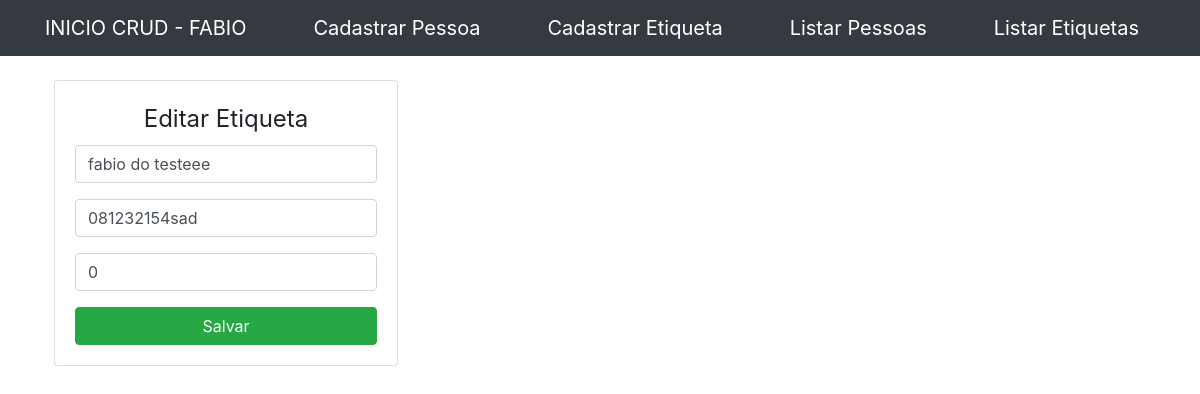
The app's page /edit/editar_etiqueta.php?id=5, older data.
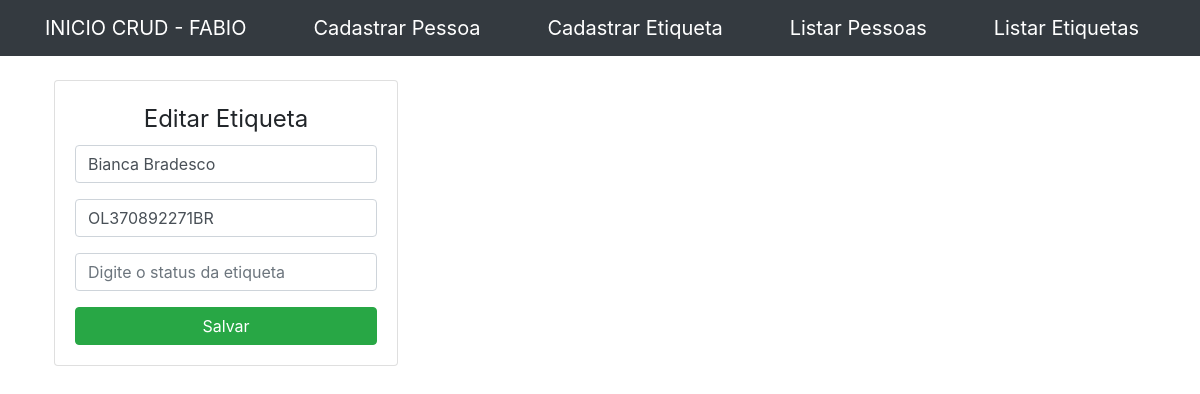
The same page, newer data.
### tables this page shows
CREATE TABLE `etiquetas` (
  `id` int(11) NOT NULL,
  `pessoa_id` int(11) NOT NULL,
  `nome_destinatario` varchar(255) NOT NULL,
  `etiqueta` varchar(60) NOT NULL,
  `data_consulta` timestamp NOT NULL DEFAULT CURRENT_TIMESTAMP,
  `status_etiqueta` varchar(50) NOT NULL
);

### edit/editar_etiqueta.php (the view, shortened to what this page needs)
<?php
include_once("../conexao/conexao.php");
$id = filter_input(INPUT_GET, 'id', FILTER_SANITIZE_NUMBER_INT);
$result_etiquetas = "SELECT * FROM etiquetas WHERE id = '$id'";
$result_total_etiquetas = mysqli_query($conn, $result_etiquetas);
$row_etiqueta = mysqli_fetch_assoc($result_total_etiquetas);
?>
<!DOCTYPE html>
<html lang="pt-br">
<head>
	<link rel="stylesheet" href="https://maxcdn.bootstrapcdn.com/bootstrap/4.0.0/css/bootstrap.min.css"
>
</head>
<body>
<nav class="navbar navbar-dark bg-dark">
    <div class="container">
        <a href="../index.php" class="navbar-brand"> INICIO CRUD - FABIO </a>
        <a href="../cadastros/cadastro_pessoa.php" class="navbar-brand">   Cadastrar Pessoa </a>
        <a href="../cadastros/cadastro_etiqueta.php" class="navbar-brand"> Cadastrar Etiqueta </a>
        <a href="../mostrar/listar.php" class="navbar-brand"> Listar Pessoas </a>
        <a href="../mostrar/listar_etiqueta.php" class="navbar-brand"> Listar Etiquetas </a>
    </div>
</nav>
<div class="container p-4">
    <div class="row">
        <div class="col-md-4">
            <div class="card card-body">
             <label style="text-align:center; font-size:x-large"> Editar Etiqueta </label>
                <form method="POST" action="proc_edit_etiqueta.php">
                    <div class="form-group" >
                           <input type="text" name="nome_destinatario" class="form-control" placeholder="Nome Destinatario" value="<?php echo $row_etiqueta['nome_destinatario']; ?>" autofocus>
                    </div>
                    <div class="form-group">
                            <input type="contato" name="etiqueta" class="form-control" placeholder="Digite o numero da etiqueta" value="<?php echo $row_etiqueta['etiqueta']; ?>" autofocus>
                    </div>
                    <div class="form-group">
                            <input type="number" name="status_etiqueta" class="form-control" placeholder="Digite o status da etiqueta" value="<?php echo $row_etiqueta['status_etiqueta']; ?>" autofocus>
                    </div>
                    <input type="submit" class="btn btn-success btn-block"  name="salvar_dados" value="Salvar">
                </form>
            </div>
        </div>
    </div>
</div>
	</body>
</html>

Row changes from the older to the newer data that the page shows:
changed etiquetas: nome_destinatario "fabio do testeee" → "Bianca Bradesco"; etiqueta "081232154sad" → "OL370892271BR"; status_etiqueta "0" → (not shown)
